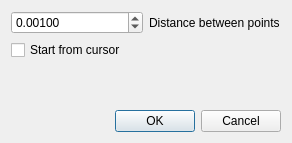
<?xml version="1.0" encoding="UTF-8"?>
<ui version="4.0">
 <class>IntersectionDialog</class>
 <widget class="QDialog" name="IntersectionDialog">
  <property name="geometry">
   <rect>
    <x>0</x>
    <y>0</y>
    <width>292</width>
    <height>143</height>
   </rect>
  </property>
  <property name="windowTitle">
   <string>Dialog</string>
  </property>
  <layout class="QVBoxLayout" name="verticalLayout">
   <item>
    <layout class="QGridLayout" name="gridLayout">
     <item row="5" column="1">
      <widget class="QLabel" name="label">
       <property name="text">
        <string>Distance between points</string>
       </property>
      </widget>
     </item>
     <item row="7" column="0" colspan="2">
      <spacer name="verticalSpacer">
       <property name="orientation">
        <enum>Qt::Vertical</enum>
       </property>
       <property name="sizeHint" stdset="0">
        <size>
         <width>20</width>
         <height>40</height>
        </size>
       </property>
      </spacer>
     </item>
     <item row="5" column="0">
      <widget class="QDoubleSpinBox" name="doubleSpinBox">
       <property name="decimals">
        <number>5</number>
       </property>
       <property name="minimum">
        <double>0.000010000000000</double>
       </property>
       <property name="maximum">
        <double>1.000000000000000</double>
       </property>
       <property name="singleStep">
        <double>0.001000000000000</double>
       </property>
       <property name="value">
        <double>0.001000000000000</double>
       </property>
      </widget>
     </item>
     <item row="6" column="0" colspan="2">
      <widget class="QCheckBox" name="chkCursorStart">
       <property name="text">
        <string>Start from cursor</string>
       </property>
      </widget>
     </item>
    </layout>
   </item>
   <item>
    <widget class="QDialogButtonBox" name="buttonBox">
     <property name="orientation">
      <enum>Qt::Horizontal</enum>
     </property>
     <property name="standardButtons">
      <set>QDialogButtonBox::Cancel|QDialogButtonBox::Ok</set>
     </property>
    </widget>
   </item>
  </layout>
 </widget>
 <resources/>
 <connections>
  <connection>
   <sender>buttonBox</sender>
   <signal>accepted()</signal>
   <receiver>IntersectionDialog</receiver>
   <slot>accept()</slot>
   <hints>
    <hint type="sourcelabel">
     <x>248</x>
     <y>254</y>
    </hint>
    <hint type="destinationlabel">
     <x>157</x>
     <y>274</y>
    </hint>
   </hints>
  </connection>
  <connection>
   <sender>buttonBox</sender>
   <signal>rejected()</signal>
   <receiver>IntersectionDialog</receiver>
   <slot>reject()</slot>
   <hints>
    <hint type="sourcelabel">
     <x>316</x>
     <y>260</y>
    </hint>
    <hint type="destinationlabel">
     <x>286</x>
     <y>274</y>
    </hint>
   </hints>
  </connection>
 </connections>
</ui>
